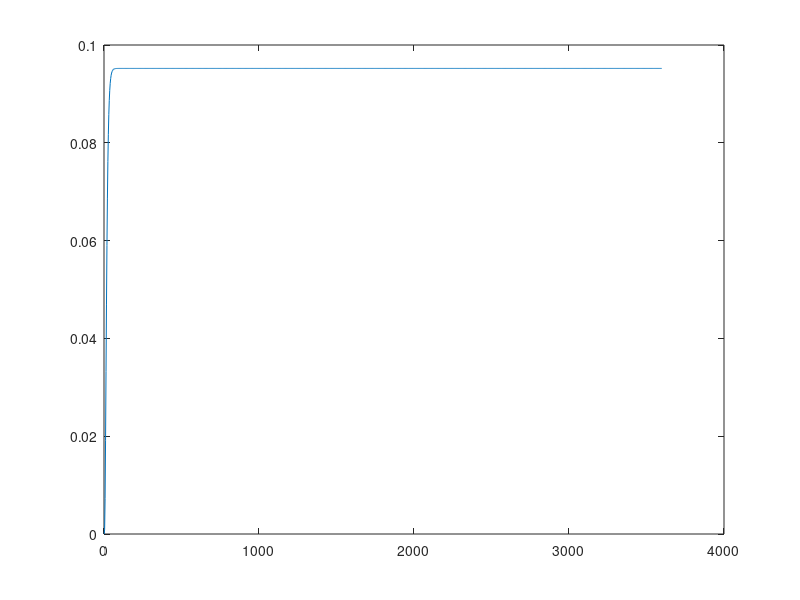

Source code (MATLAB):
clear all, clc,


Theta = 1;
Dt = 3; %[s] grid time
Dx = 8; %[m] grid distance
d = 0.6; %[m] Diameter.
dd= d;
g = 9.81; %[m/s^2]
n=150; % Number of iterations, 
% Friction part 
Ie = 0.00214;% [.] Resistance Ie = f * v^2/(2*g)*1/R
h=0.3; % arbejds punkt
Qf = 72*(d/4)^0.635*pi*(d/2)^2*Ie^0.5;% Hennings fyldsning flow

%%% 
a = (1/(2*Dt))*(2*sqrt(-h^2+(h*d)))-Theta/(Dx)*((1/2*pi/d*sin(pi*h/d)-0.04*2*pi/d*sin(2*pi*h/d))*Qf);
b = (1/(2*Dt))*(2*sqrt(-h^2+(h*d)))+Theta/(Dx)*((1/2*pi/d*sin(pi*h/d)-0.04*2*pi/d*sin(2*pi*h/d))*Qf);
c = -(-1/(2*Dt))*(2*sqrt(-h^2+(h*d)))-(1-Theta)/(Dx)*((1/2*pi/d*sin(pi*h/d)-0.04*2*pi/d*sin(2*pi*h/d))*Qf);
d = -(-1/(2*Dt))*(2*sqrt(-h^2+(h*d)))+(1-Theta)/(Dx)*((1/2*pi/d*sin(pi*h/d)-0.04*2*pi/d*sin(2*pi*h/d))*Qf);

F = [ a b 0 0 0 0 0 0 0 0; 
      0 a b 0 0 0 0 0 0 0;
      0 0 a b 0 0 0 0 0 0;
      0 0 0 a b 0 0 0 0 0;
      0 0 0 0 a b 0 0 0 0;
      0 0 0 0 0 a b 0 0 0;
      0 0 0 0 0 0 a b 0 0;
      0 0 0 0 0 0 0 a b 0;
      0 0 0 0 0 0 0 0 a b;
      0 0 0 0 0 0 0 0 0 a];
Finv = inv(F);
 
A = [ d 0 0 0 0 0 0 0 0 0;
      c d 0 0 0 0 0 0 0 0;
      0 c d 0 0 0 0 0 0 0;
      0 0 c d 0 0 0 0 0 0;
      0 0 0 c d 0 0 0 0 0;
      0 0 0 0 c d 0 0 0 0;
      0 0 0 0 0 c d 0 0 0;
      0 0 0 0 0 0 c d 0 0;
      0 0 0 0 0 0 0 c d 0;
      0 0 0 0 0 0 0 0 c d];
A = Finv*A;
B = Finv*[c*((1/2*pi/dd*sin(pi*h/dd)-0.04*2*pi/dd*sin(2*pi*h/dd))*Qf) 0 0 0 0 0 0 0 0 0]';
C = [0 0 0 0 0 0 0 0 0 1];
D = 0;

Sys = ss(A,B,C,D)

t = 1:Dt:3600;
X0(1:10) =0;
d1= sin(-0.01:1.1112e-04:0.01);
u(1:length(t))= 0.1186;
[Y t1 x1]=lsim(Sys,u,t,X0);
figure(2)
plot(t,Y)

Q_out = (0.46 - 0.5 *cos(pi*(x1(end,end)/dd))+0.04*cos(2*pi*(x1(end,end)/dd)))*Qf
